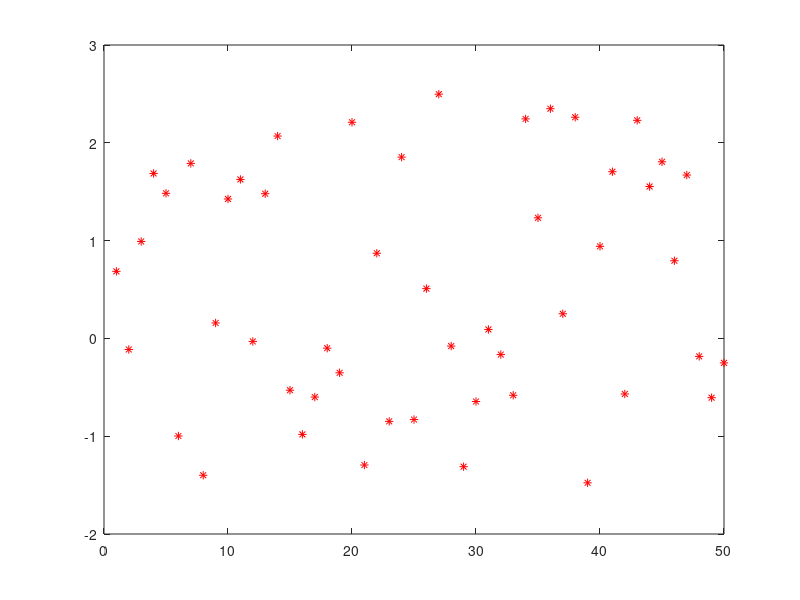

Here is the MATLAB script that generated this plot: (Note: this script raises an error after producing the figure.)
clear;clc;
load('dataRidge.mat');
plot(x_train,'r*');
x_train=[x_train ones(length(x_train),1)];
W=LLS(x_train,y_train);
x_test=[x_test ones(length(x_test),1)];
YDash_test=x_test*W';
hold on;
plot(YDash_test,'b+');
plot(W);
err=lossL2(y_test,YDash_test);
